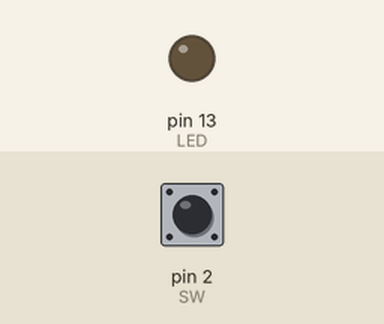
Simulated run of this sketch. Board: Arduino Uno, built with avr-gcc and run on an emulated ATmega328P. Shown: output pins drawn as LEDs (lit = HIGH). The inputs (shaded band) are chosen by the test bench; at power-on: pin 2 (SW) LOW.

Above: at 1.2 s.
1.3 s: pin 2 (SW) pulled HIGH for 0.15 s
At 1.37 s:
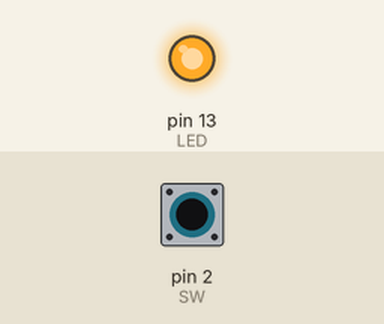
2.9 s: pin 2 (SW) pulled HIGH for 3.2 s
At 7.2 s:
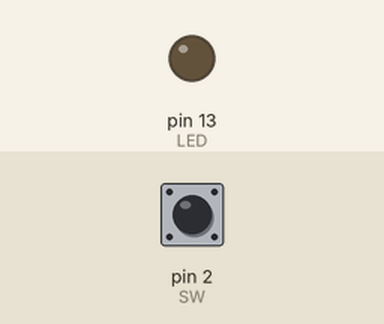
Timing chart, 0 to 8.7 s (numbered marks = the images above; inputs shaded):
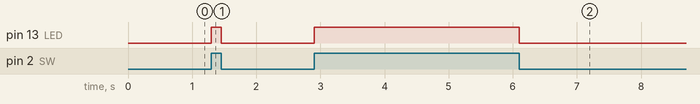

Measured:
- after the input at 1.3 s, pin 13 (LED): LOW → HIGH at once, → LOW 0.15 s later
- after the input at 2.9 s, pin 13 (LED): LOW → HIGH at once, → LOW 3.2 s later

The sketch:

switching_led_using_relay_module.ino
```cpp
#include<SoftwareSerial.h>
int SW=2;
int LED=13;
int state=0;
void setup() {
  // put your setup code here, to run once:
pinMode(SW,INPUT);
pinMode(LED,OUTPUT);
}

void loop() {
  // put your main code here, to run repeatedly:
state=digitalRead(2);
if(state==HIGH){
  digitalWrite(LED,HIGH);
}
else{
  digitalWrite(LED,LOW);
}
}
```
